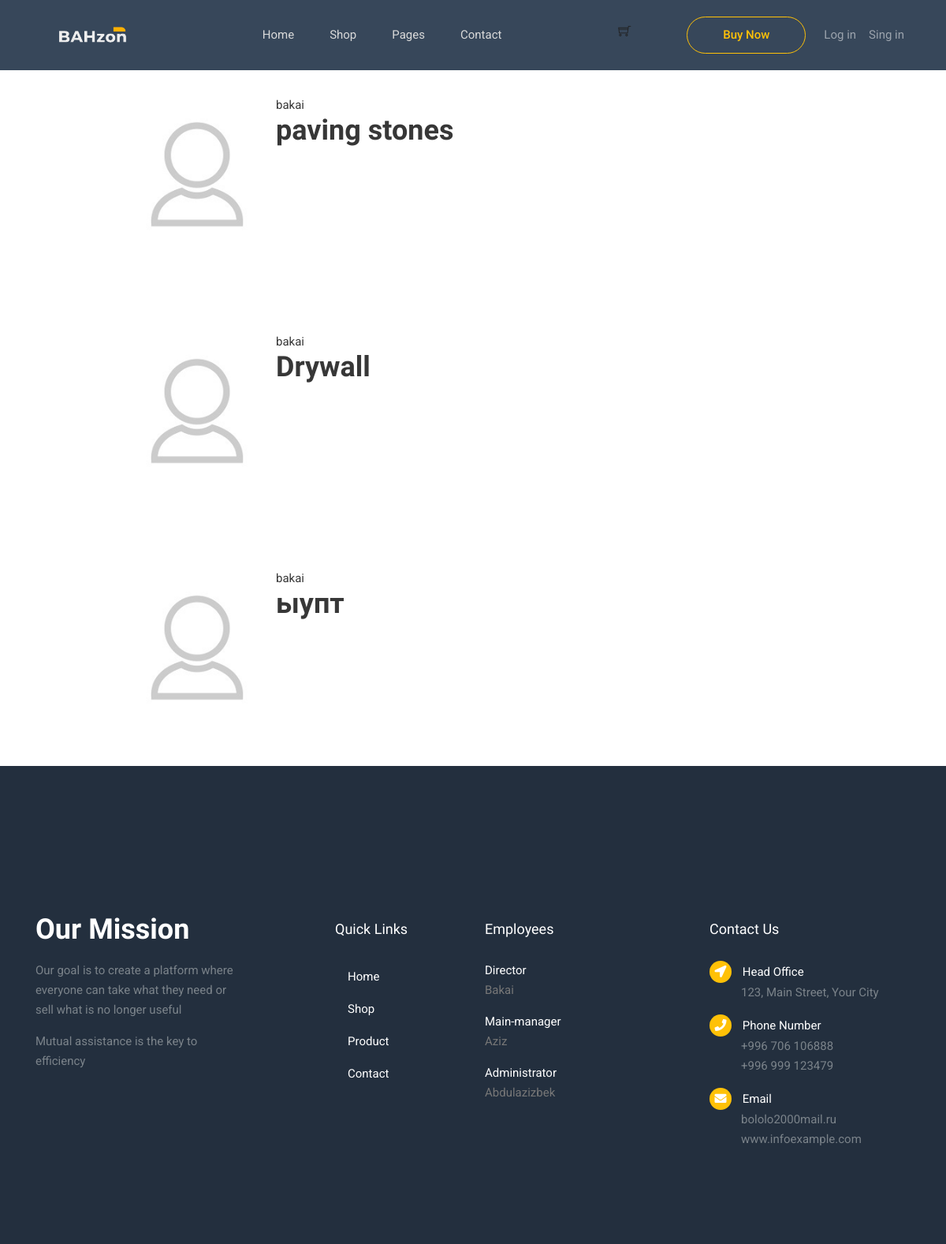
The page /user/bakai on the database its author committed.
### main/models.py (models this page shows, shortened)
class Product(models.Model):
    prod_name = models.CharField('Product Name', max_length=200)
    prod_date = models.DateTimeField('Product Date', default=timezone.now())
    prod_description = models.TextField('Product Description', max_length=2000)
    prod_price = models.IntegerField('Product Price')
    author = models.ForeignKey(User, on_delete=models.CASCADE, null=True)
    prod_image = models.ImageField(default='default_prod.jpg', upload_to='product_pics')
    class Category(models.TextChoices):
        BSU = "Building Supplies"
        TLS = "Tools"
        ELC = "Electrics"
        ENS = "Engineering Systems"
    category = models.CharField(
        max_length=19,
        choices=Category.choices,
        default=Category.BSU
    )

### users/models.py (models this page shows, shortened)
class Profile(models.Model):
    user = models.OneToOneField(User, on_delete=models.CASCADE)
    image = models.ImageField(default='default.jpg', upload_to='profile_pics')
    orders = models.ManyToManyField(Product, blank=True)

### main/views.py (the view)
# urls.py: path('user/<str:username>', UserProductListView.as_view(), name='user-products'),
class UserProductListView(ListView):
    model = Product
    template_name = 'aroma/user_products.html'
    context_object_name = 'products'
    paginate_by = 5
    def get_queryset(self):
        user = get_object_or_404(User, username=self.kwargs.get('username'))
        return Product.objects.filter(author=user).order_by('-prod_date')

### templates/aroma/user_products.html (shortened to what this page needs)
{% extends "base.html" %}
{% block content %}
    <h1 class="mb-3">Записи пользователя {{ view.kwargs.username }} ({{ page_obj.paginator.count }})</h1>
    {% for product in products %}
        <article class="media content-section">
          <img width="200" class="rounded-circle article-img listed-product-image" src="{{ product.author.profile.image.url }}">
          <div class="media-body">
            <div class="article-metadata">
              <a class="mr-2 black-link" href="{% url 'user-products' product.author.username %}">{{ product.author }}</a>
            </div>
            <h2><a class="article-title black-link" href="{% url 'product-detail' product.id %}">{{ product.prod_name }}</a></h2>
          </div>
        </article>
    {% endfor %}
{% endblock content %}

### static/main/css/category.css (style rules this page uses)
a { transition: .5s; }

### static/main/css/main.css (style rules this page uses)
.black-link { color: rgb(55, 55, 55); }
.content-section { display: flex; max-width: 1000px; margin: auto; justify-content: space-evenly; padding: 50px; }

### rows shown on the page
Product: author.profile.image (placeholder picture), author "bakai", prod_name "paving stones"
Product: author.profile.image (placeholder picture), author "bakai", prod_name "Drywall"
Product: author.profile.image (placeholder picture), author "bakai", prod_name "ыупт"
